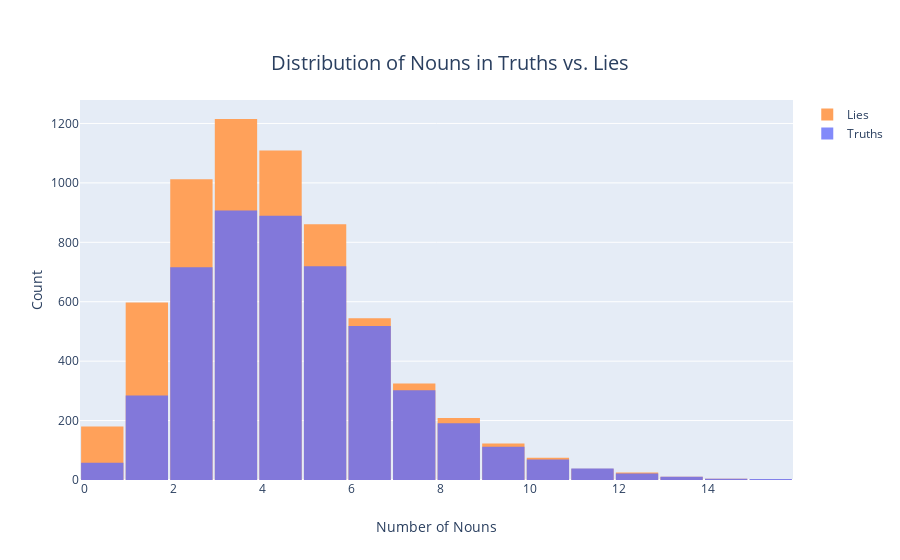

Here is the notebook cell this chart was saved with:
### Markdown cell above
## Histogram Number of Nouns

### Code cell
fig = go.Figure()

fig.add_trace(go.Histogram(x=lies['count_of_noun'], name='Lies', marker_color='#FFA15A',
                            xbins=dict( # bins used for histogram
                                        start=-0.1,
                                        end=15.0,
                                        )
                          ),
)

fig.add_trace(go.Histogram(x=truths['count_of_noun'], name='Truths', marker_color='#636EFA', opacity=0.8,
                          xbins=dict( # bins used for histogram
                                        start=-0.1,
                                        end=15.0,
                                       )
                          ),
)

fig.update_layout(barmode='overlay')
fig.update_layout(xaxis_title="Number of Nouns")                           
fig.update_layout(yaxis_title="Count")
fig.update_layout(title={
    'y':0.9,
    'x':0.5,
    'yanchor':'top',
    'xanchor':'center'
},
    title_text='Distribution of Nouns in Truths vs. Lies',
    title_font_size=20,
    bargap=0.05)
                           
fig.show()

### Figure 1 — Plotly figure (JSON) as saved in the notebook; plotly's stock layout.template omitted (floating-point values rounded to 4 significant figures; data arrays with more than 128 entries replaced by an {"elided": "..."} marker saying what was removed)
{"data": [{"marker": {"color": "#FFA15A"}, "name": "Lies", "type": "histogram", "x": {"elided": "6335 int values"}, "xbins": {"end": 15, "start": -0.1}}, {"marker": {"color": "#636EFA"}, "name": "Truths", "opacity": 0.8, "type": "histogram", "x": {"elided": "4853 int values"}, "xbins": {"end": 15, "start": -0.1}}], "layout": {"bargap": 0.05, "barmode": "overlay", "title": {"font": {"size": 20}, "text": "Distribution of Nouns in Truths vs. Lies", "x": 0.5, "xanchor": "center", "y": 0.9, "yanchor": "top"}, "xaxis": {"title": {"text": "Number of Nouns"}}, "yaxis": {"title": {"text": "Count"}}}}
